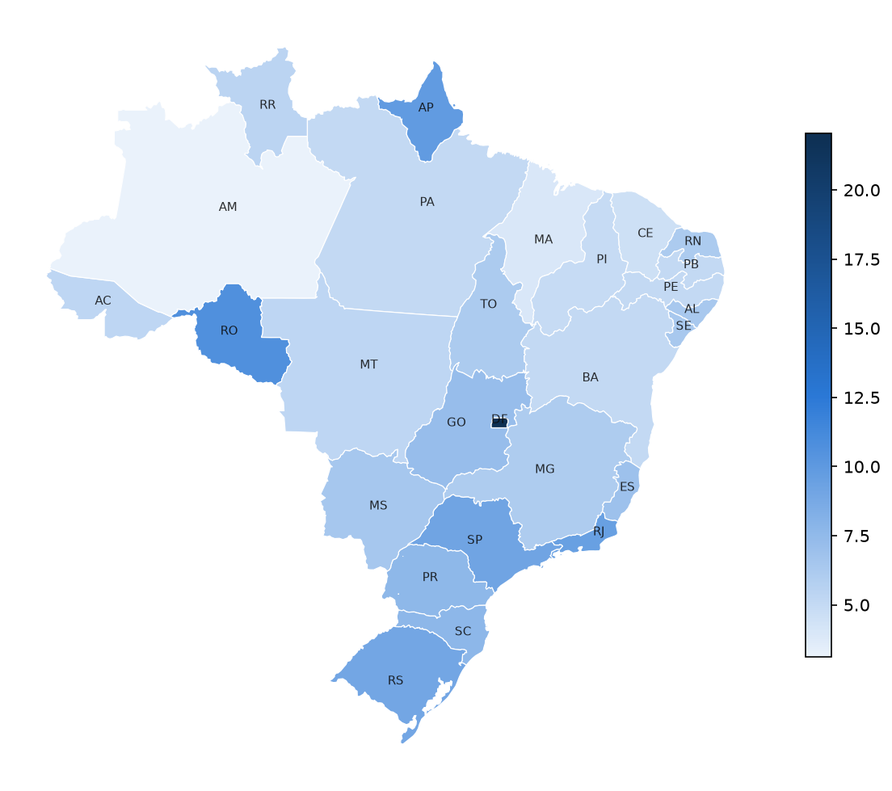
#> input picture figuras/10_mapa_icr_sm_uf.png, 892 x 791 px, shrunk from 1104 x 979 before the run, found by its file name
$ python 23_combina_mapas_painel.py
#> lines starting #> are read from the running program, lines starting #| are printed output that depends on the picture
"""
Combina os 4 mapas coropleticos por UF ja existentes (ICR-SM historico,
projecao 2033 agua, projecao 2033 esgoto, gap esgoto-agua) em uma unica
figura de 4 paineis, para uso no manuscrito Elsevier condensado, que
precisa economizar espaco/figuras sem perder as evidencias visuais.

Entrada: figuras/10_mapa_icr_sm_uf.png, 11_mapa_2033_agua_uf.png,
         12_mapa_2033_esgoto_uf.png, 13_mapa_gap_agua_esgoto_uf.png
Saida: figuras/21_paineis_mapas_uf.png
"""
import matplotlib.pyplot as plt
import matplotlib.image as mpimg

BASE = r"G:\My Drive\UNEB\PPGMSB\MarcosProducaoCientifica\2026\specialIssues\UP"
FIG = f"{BASE}\\figuras"

paineis = [
    ("a", "10_mapa_icr_sm_uf.png"),
    ("b", "11_mapa_2033_agua_uf.png"),
    ("c", "12_mapa_2033_esgoto_uf.png"),
    ("d", "13_mapa_gap_agua_esgoto_uf.png"),
]

fig, axes = plt.subplots(2, 2, figsize=(11, 11.5))
for ax, (letra, fname) in zip(axes.flat, paineis):
    img = mpimg.imread(f"{FIG}\\{fname}")
#> img is the input picture: shape (791, 892, 4) float32; mean R, G, B, A 0.9, 0.934, 0.973, 1
    ax.imshow(img)
    ax.axis("off")
    ax.text(0.0, 1.02, f"({letra})", transform=ax.transAxes, fontsize=15,
             fontweight="bold", color="#0b0b0b", va="bottom", ha="left")

fig.subplots_adjust(wspace=0.02, hspace=0.08, left=0.01, right=0.99, top=0.96, bottom=0.01)
fig.savefig(f"{FIG}\\21_paineis_mapas_uf.png", dpi=300, bbox_inches="tight")
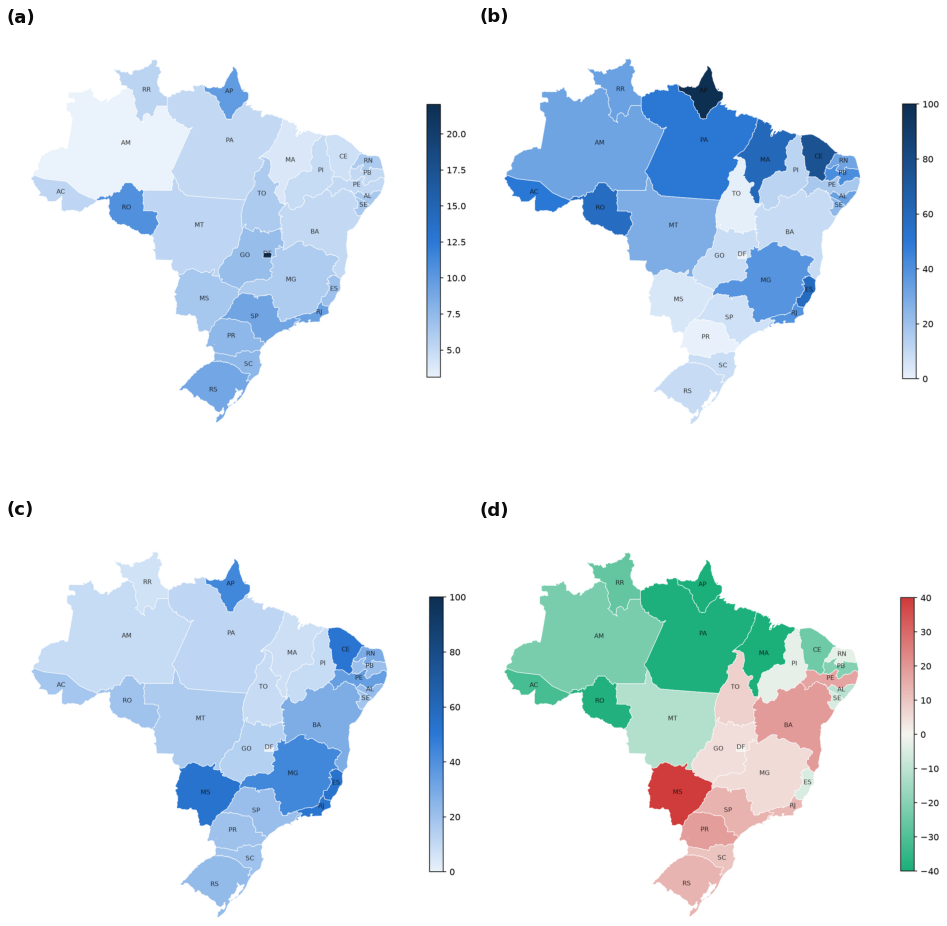
#> figure drawn by matplotlib, 4 panels
print("Salvo: 21_paineis_mapas_uf.png")
